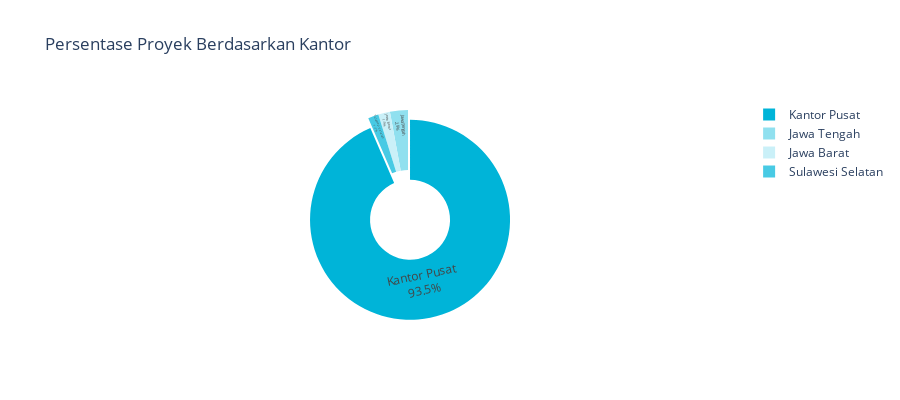

Notebook code cell kept with this figure:
### Code cell
fig_pie = px.pie(
    values=kantor_percent.values, 
    names=kantor_percent.index,
    title='Persentase Proyek Berdasarkan Kantor',
    height=400,
    color_discrete_sequence=['#00B4D8', '#90E0EF', '#CAF0F8', '#48CAE4'])

fig_pie.update_traces(
    textposition='inside',
    textinfo='percent+label',
    hole=0.4,
    pull=[0.1 if i == 0 else 0 for i in range(len(kantor_percent))])

fig_pie.show()

### Figure 1 — Plotly figure (JSON) as saved in the notebook; plotly's stock layout.template omitted (floating-point values rounded to 4 significant figures)
{"data": [{"domain": {"x": [0, 1], "y": [0, 1]}, "hole": 0.4, "hovertemplate": "label=%{label}<br>value=%{value}<extra></extra>", "labels": ["Kantor Pusat", "Jawa Tengah", "Jawa Barat", "Sulawesi Selatan"], "legendgroup": "", "name": "", "pull": [0.1, 0, 0, 0], "showlegend": true, "textinfo": "percent+label", "textposition": "inside", "type": "pie", "values": [93.5, 2.9, 1.9, 1.7]}], "layout": {"height": 400, "legend": {"tracegroupgap": 0}, "piecolorway": ["#00B4D8", "#90E0EF", "#CAF0F8", "#48CAE4"], "title": {"text": "Persentase Proyek Berdasarkan Kantor"}}}
